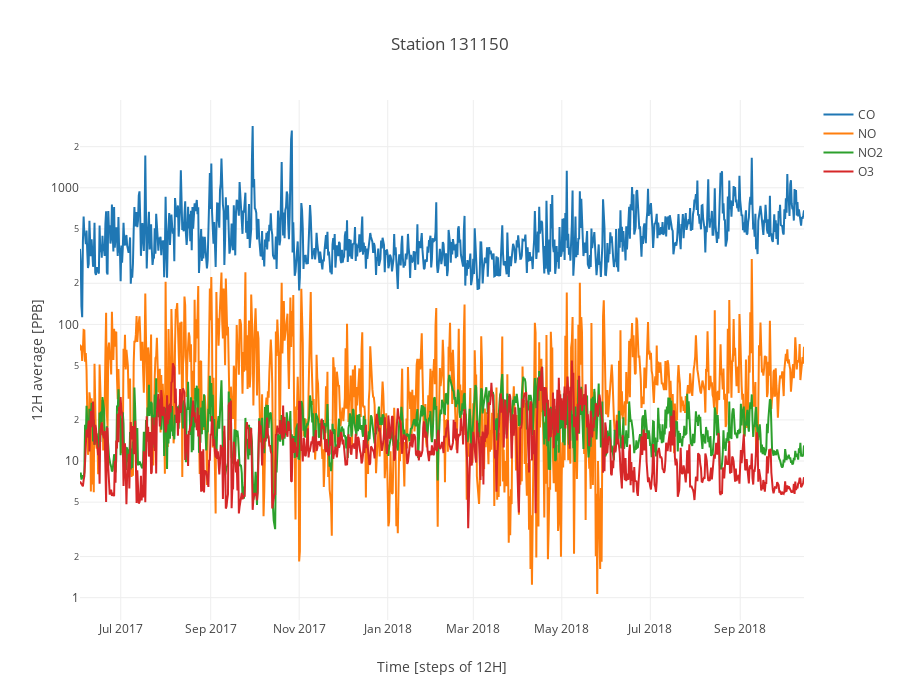

Notebook cell for this chart:
### Markdown cell above
## Plotting with Plotly

### Code cell
data = []
for sl, df in sorted(dfs_resampled.items()):
    data.append(go.Scatter(x=df.index, 
                           y=getattr(df, f"{sl}_ts"),  # get data attribute of DataFrame
                           name=sl))  # latex doesn't work right now for plotly for some reason... 

# setting layout options
layout = go.Layout(showlegend=True, title=f"Station {stationID}", width=900, height=700)

# creating figure object
fig = go.Figure(data=data, layout=layout)

# cosmetics
fig.layout.yaxis.update({'title': f"{resample_rule} average [PPB]", 'type': "log"})
fig.layout.xaxis.update({'title': f"Time [steps of {resample_rule}]"})

# actual plotting
iplot(fig)

### Figure 1 — Plotly figure (JSON) as saved in the notebook; plotly's stock layout.template omitted (floating-point values rounded to 4 significant figures; data arrays with more than 128 entries replaced by an {"elided": "..."} marker saying what was removed)
{"data": [{"name": "CO", "type": "scatter", "uid": "a43c46b4-d05a-11e8-9309-ac7ba1963575", "x": {"elided": "999 str values"}, "y": {"elided": "999 float values"}}, {"name": "NO", "type": "scatter", "uid": "a43c4916-d05a-11e8-9309-ac7ba1963575", "x": {"elided": "999 str values"}, "y": {"elided": "999 float values"}}, {"name": "NO2", "type": "scatter", "uid": "a43c4a38-d05a-11e8-9309-ac7ba1963575", "x": {"elided": "999 str values"}, "y": {"elided": "999 float values"}}, {"name": "O3", "type": "scatter", "uid": "a43c4b28-d05a-11e8-9309-ac7ba1963575", "x": {"elided": "999 str values"}, "y": {"elided": "999 float values"}}], "layout": {"height": 700, "showlegend": true, "title": "Station 131150", "width": 900, "xaxis": {"title": "Time [steps of 12H]"}, "yaxis": {"title": "12H average [PPB]", "type": "log"}}}
